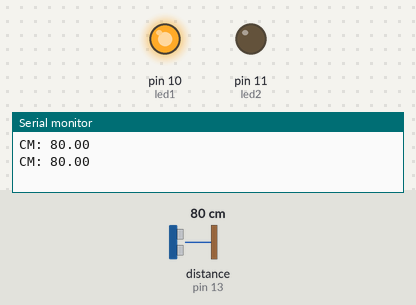
A sketch run on a simulated Arduino Uno, built with avr-gcc and run on an emulated ATmega328P. Shown: output pins drawn as LEDs (lit = HIGH), the last lines printed to the serial monitor. Inputs (shaded band) come from the test bench; at power-on: distance to the obstacle (sensor on pin 13) 80 cm. The echo pulse lasts 58.3 µs per cm.

Above: at 2.3 s.
2.4 s: distance to the obstacle (sensor on pin 13) set to 96 cm
5.7 s: distance to the obstacle (sensor on pin 13) set to 105 cm
At 7.8 s:
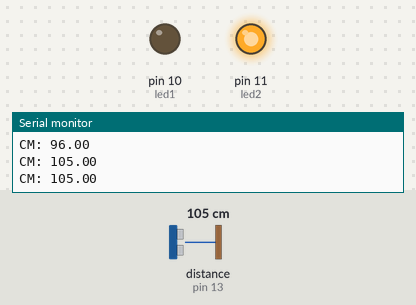
9.0 s: distance to the obstacle (sensor on pin 13) set to 2 cm
At 11.6 s:
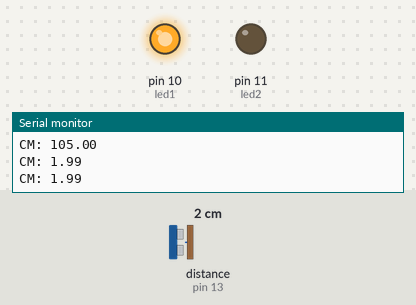
12.0 s: distance to the obstacle (sensor on pin 13) set to 120 cm
At 14.3 s:
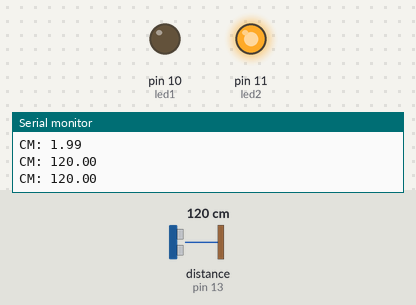
Timing chart, 0 to 15.8 s (numbered marks = the images above; inputs shaded):
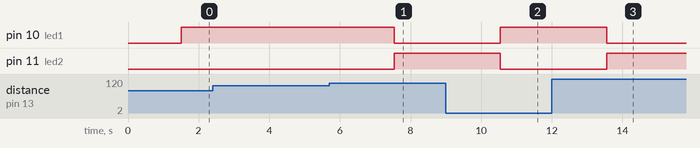

The sketch:

Estacionamento.ino
```cpp
/*
 * HCSR04Ultrasonic/examples/UltrasonicDemo/UltrasonicDemo.pde
 *
 * SVN Keywords
 * ----------------------------------
 * $Author: cnobile $
 * $Date: 2011-09-17 02:43:12 -0400 (Sat, 17 Sep 2011) $
 * $Revision: 29 $
 * ----------------------------------
 */

#include <Ultrasonic.h>
#define led1 10
#define led2 11
#define TRIGGER_PIN  12
#define ECHO_PIN     13

Ultrasonic ultrasonic(TRIGGER_PIN, ECHO_PIN);

void setup(){
  Serial.begin(9600);
  pinMode(led1,OUTPUT);
  pinMode(led2,OUTPUT);
  }

void loop(){
  float cmMsec, inMsec;
  long microsec = ultrasonic.timing();
  cmMsec = ultrasonic.convert(microsec, Ultrasonic::CM);
  Serial.print("CM: ");
  Serial.println(cmMsec);
  delay(1500);
  digitalWrite(led2,HIGH);
  if(cmMsec <= 100){
    digitalWrite(led1,HIGH);
    digitalWrite(led2,LOW);
    }else{
      digitalWrite(led1,LOW);
    }

  }
```

Measured:
- the behaviour switches between 100 and 101 cm on distance to the obstacle (sensor on pin 13) (found by bisection; images 0 and 1)
- after the input at 5.7 s, pin 10 (led1): HIGH → LOW after 1.8 s; pin 11 (led2): LOW → HIGH after 1.8 s
- after the input at 9.0 s, pin 10 (led1): LOW → HIGH after 1.5 s; pin 11 (led2): HIGH → LOW after 1.5 s
- after the input at 12.0 s, pin 10 (led1): HIGH → LOW after 1.6 s; pin 11 (led2): LOW → HIGH after 1.6 s
